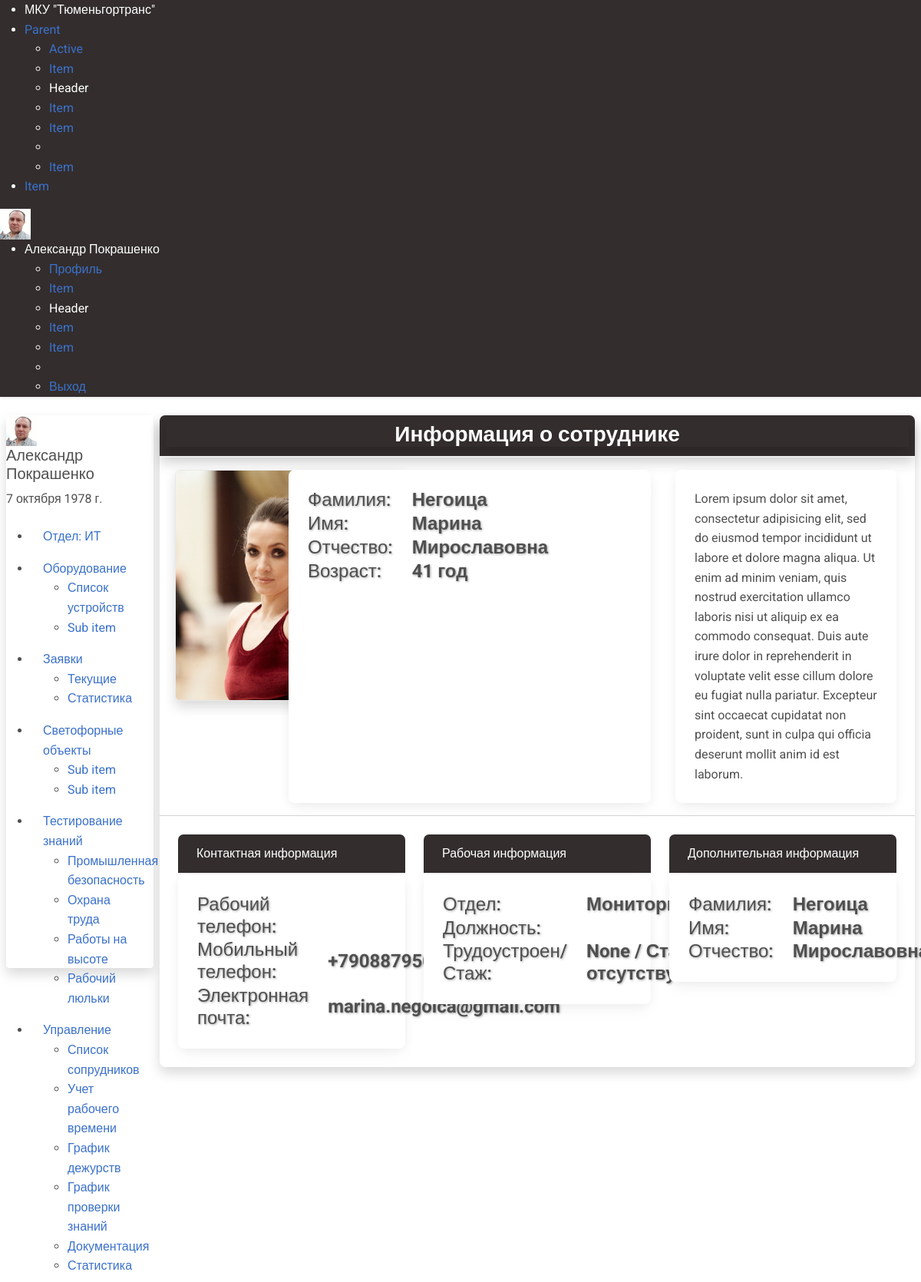
Page /users/2/ (signed in) on the earlier database version.
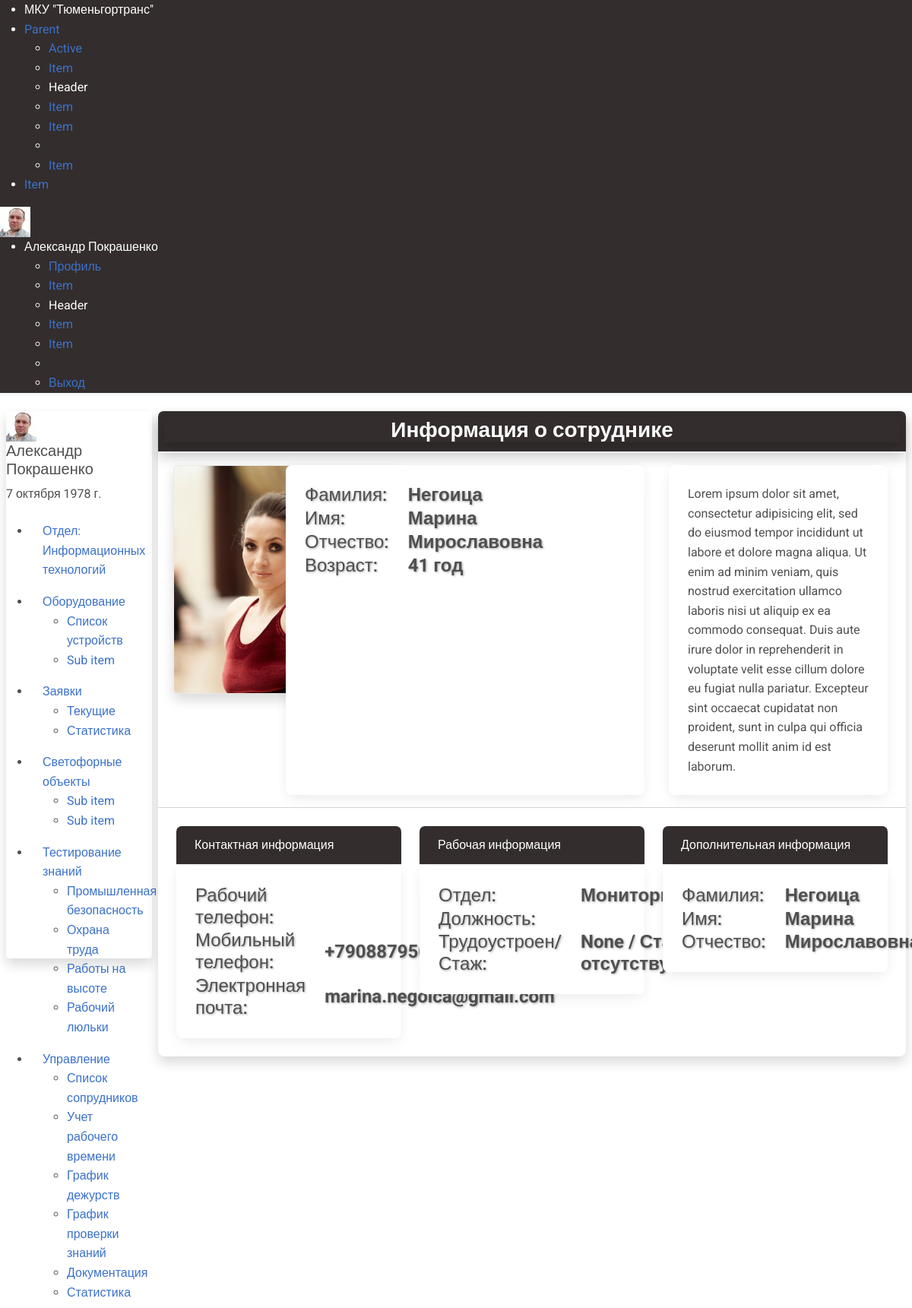
Same page on the later database version.
### users/models.py (models this page shows, shortened)
class CustomUser(AbstractUser):
    middle_name = models.CharField('Отчество', max_length=50, blank=True, null=True)
    date_of_birth = models.DateField(blank=True, null=True, verbose_name='Дата рождения')
    phone_number_work = models.CharField('Рабочий телефон', max_length=16, blank=True, null=True)
    phone_number_mobile = models.CharField('Мобильный телефон', max_length=12, blank=True, null=True)
    department = models.ForeignKey(Department, blank=True, null=True, on_delete=models.CASCADE, verbose_name='Отдел')
    avatar = models.ImageField(upload_to='avatars/', blank=True, null=True)
    position = models.ForeignKey(Position, blank=True, null=True, on_delete=models.CASCADE, verbose_name='Должность')
    date_of_employment = models.DateField(blank=True, null=True, verbose_name='Дата трудоустройства')
    class Meta:
        verbose_name = 'Пользователь'
        verbose_name_plural = 'Пользователи'
    @property
    def experience(self):
        if self.date_of_employment:
            date_now = timezone.now().date()
            year = (date_now - self.date_of_employment).days
            year = int(year) // 365
            month = (date_now - self.date_of_employment).days
            month = (int(month) % 365) // 31
            year_str = ''
            month_str = ''
            if 1 < year < 5:
                year_str = 'года'
            elif year == 1:
                year_str = 'год'
            elif year > 5:
                year_str = 'лет'
            if 1<month<5:
                month_str = 'месяца'
            elif month == 1:
                month_str = 'месяц'
            elif month > 5:
                month_str = 'месяцев'
            return str(year) + ' ' + year_str + ' ' + str(month) + ' ' + month_str
        else:
            return 'Стаж отсутствует'
    @property
    def employer_age(self):
        date_now = timezone.now().date()
        year = (date_now - self.date_of_birth).days
        year = int(year) // 365
        text = ''
        if (year % 10 == 0) or (9 >= year % 10 >= 5):
            text += 'лет'
        elif year % 10 == 1:
            text += 'год'
        else:
            text += 'года'
        return str(year) + '  ' + text

class Department(models.Model):
    department = models.CharField('Отдел', max_length=50)
    slug = models.CharField('Слаг', max_length=70, blank=True)
    class Meta:
        verbose_name = "Отдел"
        verbose_name_plural = "Отделы"
    def __str__(self):
        return self.department

### users/views.py (the view)
# urls.py: path('<int:pk>/', UserDetailView.as_view(), name='user_detail'),
class UserDetailView(DetailView):
    model = CustomUser
    template_name = 'users/user_detail.html'

### templates/users/user_detail.html (shortened to what the changed rows need)
{% extends 'users/main.html' %}

### templates/components/navbar.html (shortened to what this page needs)
{% load static %}
<nav class="uk-navbar-container shadow-sm bg-dark text-white">
    <div class="uk-container-expand uk-padding-small uk-padding-remove-top uk-padding-remove-bottom">
        <div uk-navbar class="">
            <div class="uk-navbar-left text-white">
                <ul class="uk-navbar-nav text-white">
                    <li class="uk-active"><a class="text-white" href="https://tgt72.ru/" target="_blank">МКУ "Тюменьгортранс"</a></li>
                    <li>
                        <a href="#">Parent </a>
                        <div class="uk-navbar-dropdown">
                            <ul class="uk-nav uk-navbar-dropdown-nav">
                                <li class="uk-active"><a href="#">Active</a></li>
                                <li><a href="#">Item</a></li>
                                <li class="uk-nav-header">Header</li>
                                <li><a href="#">Item</a></li>
                                <li><a href="#">Item</a></li>
                                <li class="uk-nav-divider"></li>
                                <li><a href="#">Item</a></li>
                            </ul>
                        </div>
                    </li>
                    <li><a href="#">Item</a></li>
                </ul>
            </div>
            <div class="uk-navbar-right">
                <div class="uk-width-auto">
                    {% if user.is_authenticated %}<img class="uk-border-circle" width="40" height="40" src="{{ user.avatar.url }}" alt="Avatar">{% endif %}
                </div>
                <ul class="uk-navbar-nav">
                    {% if user.is_authenticated %}
                    <li>
                        <a class="text-white" href="#">{{ user.first_name }} {{ user.last_name }}</a>
                        <div class="uk-navbar-dropdown">
                            <ul class="uk-nav uk-navbar-dropdown-nav">
                                <li class="uk-active"><a href="#">Профиль</a></li>
                                <li><a href="#">Item</a></li>
                                <li class="uk-nav-header">Header</li>
                                <li><a href="#">Item</a></li>
                                <li><a href="#">Item</a></li>
                                <li class="uk-nav-divider"></li>
                                <li><a href="{% url 'logout_user' %}">Выход</a></li>
                            </ul>
                        </div>
                    </li>
                    {% else %}
                    <li>
                        <a uk-icon="sign-in" href="{% url 'login_user' %}">Авторизоваться</a>
                    </li>
                    {% endif %}
                </ul>
            </div>
        </div>
    </div>
</nav>

### templates/components/left_sidebar.html (shortened to what this page needs)
{% load static %}
<div class="uk-card uk-card-default m-2 me-0 left_sidebar shadow">
    <div class="uk-card-header">
        <div class="uk-grid-small uk-flex-middle" uk-grid>
            <div class="uk-width-auto ps-0">
                <img class="uk-border-circle" width="40" height="40" src="{{ user.avatar.url }}" alt="Avatar">
            </div>
            <div class="uk-width-expand d-none d-md-block">
                <h5 class="uk-card-title uk-margin-remove-bottom">{{ user.first_name }} {{ user.last_name }}</h5>
                <p class="uk-text-meta uk-margin-remove-top">
                    <time datetime="2023-04-10T12:00">
                        {{ user.date_of_birth }}
                    </time>
                </p>
            </div>
        </div>
    </div>
    <div class="">
    <ul class="uk-nav-default" uk-nav="multiple: true">
        <li class="uk-active p-3 pt-2 pb-2"><a href="#">Отдел: {{ user.department }}</a></li>
        <li class="uk-parent p-3 pt-2 pb-2">
            <a class="" href="#">Оборудование </a>
            <ul class="uk-nav-sub">
                <li><a href="{% url 'device_list' %}">Список устройств</a></li>
                <li>
                    <a href="#">Sub item</a>
                </li>
            </ul>
        </li>
        <li class="uk-parent p-3 pt-2 pb-2">
            <a href="#">Заявки </a>
            <ul class="uk-nav-sub">
                <li class=""><a href="#">Текущие</a></li>
                <li class=""><a href="#">Статистика</a></li>
            </ul>
        </li>
        <li class="uk-parent p-3 pt-2 pb-2">
            <a href="#">Светофорные объекты </a>
            <ul class="uk-nav-sub">
                <li><a href="#">Sub item</a></li>
                <li><a href="#">Sub item</a></li>
            </ul>
        </li>
        <li class="uk-parent p-3 pt-2 pb-2">
            <a href="#">Тестирование знаний </a>
            <ul class="uk-nav-sub">
                <li><a href="#">Промышленная безопасность</a></li>
                <li><a href="#">Охрана труда</a></li>
                <li><a href="#">Работы на высоте</a></li>
                <li><a href="#">Рабочий люльки</a></li>
            </ul>
        </li>
        <li class="uk-parent p-3 pt-2 pb-2">
            <a href="#">Управление </a>
            <ul class="uk-nav-sub">
                <li class=""><a href="{% url 'user_list' %}">Список сопрудников</a></li>
                <li class=""><a href="#">Учет рабочего времени</a></li>
                <li><a href="#">График дежурств</a></li>
                <li><a href="#">График проверки знаний</a></li>
                <li><a href="#">Документация</a></li>
                <li><a href="#">Статистика</a></li>
            </ul>
        </li>
    </ul>
</div>
</div>

Differences in the rows shown:
changed CustomUser "Александр": department "ИТ" → "Информационных технологий"
